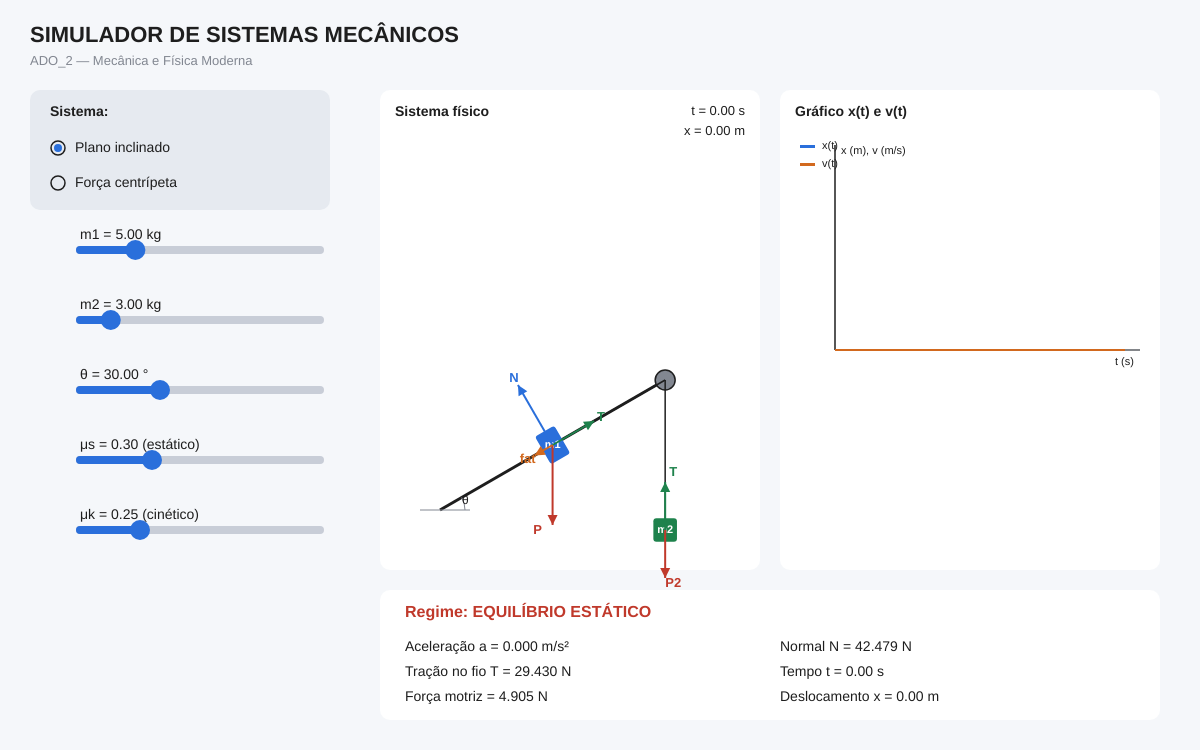
Frame 1 (no input)
Frame 60 (no input): identical to frame 1, image omitted
Frame 120 (the mouse pressed at the canvas centre since frame 60): identical to frame 1, image omitted

The p5.js sketch that drew this single still picture (run headless with seeded random() and noise() and a simulated clock; from frame 60 on, the mouse is pressed at the canvas centre):

// p5.js sketch
// ── sketch.js
// =============================================================
//  ADO_2 — Simulador de Sistemas Mecânicos (p5.js)
// =============================================================
//  Sistemas implementados:
//    (1) Plano inclinado com atrito e tração
//        - Desenho animado do sistema + gráfico x(t)/v(t)
//        - Vetores de força sobre o bloco
//    (2) Força centrípeta (MCU + carro em curva)
//
//  Controles:
//    - RadioButtons à esquerda: escolhe o sistema
//    - No sistema 3.2, um segundo menu escolhe entre MCU / carro
//    - Sliders: ajustam os parâmetros físicos
//    - Teclado: clique em um slider e use ← → ↑ ↓ (Shift = 10×)
// =============================================================

// Constante física
const G = 9.81;

// ---------------- Dimensões da janela ----------------
const LARGURA = 1200;
const ALTURA = 750;

// ---------------- Paleta de cores ----------------
const COR_FUNDO        = [245, 247, 250];
const COR_PAINEL       = [230, 234, 240];
const COR_BRANCO       = [255, 255, 255];
const COR_PRETO        = [30, 30, 30];
const COR_CINZA        = [130, 135, 145];
const COR_CINZA_CLARO  = [200, 205, 215];
const COR_AZUL         = [42, 111, 219];
const COR_LARANJA      = [210, 105, 30];
const COR_VERDE        = [30, 130, 76];
const COR_VERMELHO     = [192, 57, 43];
const COR_ROXO         = [142, 68, 173];

// ---------------- Estado global ----------------
let sistemaAtual = "plano";
let submodo32 = "mcu";
let sliderSelecionado = null;

// Parâmetros do sistema 3.1
let m1 = 5.0;
let m2 = 3.0;
let theta = 30.0;
let mu_s = 0.30;
let mu_k = 0.25;

// Parâmetros do sistema 3.2
let R_circ = 5.0;
let v_circ = 4.0;
let m_circ = 2.0;
let mu_carro = 0.60;

// Fase da animação do MCU
let faseAnim = 0.0;

// Tempo da simulação do plano inclinado
let tempoSim = 0.0;
let posicaoBloco = 0.0;   // deslocamento x(t) do bloco, em metros
let blocoParou = false;   // true quando o bloco atinge o fim da rampa

// Controles
let sliders = {};
let sliderAtivo = null;

// Comprimento total da rampa em metros (para limitar o movimento)
const COMPRIMENTO_RAMPA = 15.0;

// =============================================================
// FÍSICA — Sistema 3.1
// =============================================================
function calcularAceleracaoPlano(m1, m2, theta_deg, mu_s, mu_k) {
  const th = radians(theta_deg);
  const N = m1 * G * cos(th);
  const Fmot = m2 * G - m1 * G * sin(th);

  if (abs(Fmot) <= mu_s * N) {
    return { a: 0, regime: "EQUILÍBRIO ESTÁTICO", Fmot: Fmot, N: N };
  }
  const sinal = Math.sign(Fmot);
  const a = (Fmot - mu_k * N * sinal) / (m1 + m2);
  return { a: a, regime: "MOVIMENTO", Fmot: Fmot, N: N };
}

function calcularTracaoPlano(m2, a) {
  return m2 * (G - a);
}

// =============================================================
// FÍSICA — Sistema 3.2
// =============================================================
function calcularMCU(R, v, m) {
  const omega = R > 0 ? v / R : 0;
  const Tc = omega > 0 ? (2 * PI) / omega : 0;
  const Fc = R > 0 ? (m * v * v) / R : 0;
  return { omega: omega, periodo: Tc, Fc: Fc };
}

function calcularCarroCurva(R, m, mu) {
  const vmax = R > 0 ? sqrt(mu * G * R) : 0;
  const Fcmax = R > 0 ? (m * vmax * vmax) / R : 0;
  return { vmax: vmax, Fcmax: Fcmax };
}

// =============================================================
// SETUP
// =============================================================
function setup() {
  createCanvas(LARGURA, ALTURA);
  criarSlidersPlano();
}

// =============================================================
// SLIDERS
// =============================================================
function criarSlidersPlano() {
  sliders = {};
  sliders["m1"] = {
    x: 80, y: 250, largura: 240,
    valor: m1, min: 0.5, max: 20.0,
    nome: "m1", unidade: "kg",
  };
  sliders["m2"] = {
    x: 80, y: 320, largura: 240,
    valor: m2, min: 0.5, max: 20.0,
    nome: "m2", unidade: "kg",
  };
  sliders["theta"] = {
    x: 80, y: 390, largura: 240,
    valor: theta, min: 5.0, max: 80.0,
    nome: "θ", unidade: "°",
  };
  sliders["mu_s"] = {
    x: 80, y: 460, largura: 240,
    valor: mu_s, min: 0.0, max: 1.0,
    nome: "μs", unidade: "(estático)",
  };
  sliders["mu_k"] = {
    x: 80, y: 530, largura: 240,
    valor: mu_k, min: 0.0, max: 1.0,
    nome: "μk", unidade: "(cinético)",
  };
}

function criarSlidersMCU() {
  sliders = {};
  sliders["R_circ"] = {
    x: 80, y: 320, largura: 240,
    valor: R_circ, min: 0.5, max: 20.0,
    nome: "Raio R", unidade: "m",
  };
  sliders["v_circ"] = {
    x: 80, y: 390, largura: 240,
    valor: v_circ, min: 0.1, max: 20.0,
    nome: "Velocidade v", unidade: "m/s",
  };
  sliders["m_circ"] = {
    x: 80, y: 460, largura: 240,
    valor: m_circ, min: 0.1, max: 20.0,
    nome: "Massa m", unidade: "kg",
  };
}

function criarSlidersCarro() {
  sliders = {};
  sliders["R_circ"] = {
    x: 80, y: 320, largura: 240,
    valor: R_circ, min: 0.5, max: 50.0,
    nome: "Raio R", unidade: "m",
  };
  sliders["m_circ"] = {
    x: 80, y: 390, largura: 240,
    valor: m_circ, min: 0.1, max: 20.0,
    nome: "Massa m", unidade: "kg",
  };
  sliders["mu_carro"] = {
    x: 80, y: 460, largura: 240,
    valor: mu_carro, min: 0.05, max: 1.5,
    nome: "Atrito µ", unidade: "",
  };
}

// =============================================================
// DRAW
// =============================================================
function draw() {
  background(COR_FUNDO[0], COR_FUNDO[1], COR_FUNDO[2]);

  // Animação do MCU
  if (sistemaAtual === "centripeta") {
    let omega_atual;
    if (submodo32 === "mcu") {
      omega_atual = R_circ > 0 ? v_circ / R_circ : 0;
    } else {
      const vmax = R_circ > 0 ? sqrt(mu_carro * G * R_circ) : 0;
      omega_atual = R_circ > 0 ? vmax / R_circ : 0;
    }
    faseAnim += omega_atual * (deltaTime / 1000.0);
  }

  // Avanço do tempo no sistema do plano inclinado
  if (sistemaAtual === "plano") {
    const res = calcularAceleracaoPlano(m1, m2, theta, mu_s, mu_k);
    if (res.regime === "MOVIMENTO" && !blocoParou) {
      const dt = deltaTime / 1000.0;
      tempoSim += dt;
      // x(t) = ½·a·t² (partindo do repouso)
      posicaoBloco = 0.5 * res.a * tempoSim * tempoSim;
      if (abs(posicaoBloco) >= COMPRIMENTO_RAMPA) {
        posicaoBloco = Math.sign(posicaoBloco) * COMPRIMENTO_RAMPA;
        blocoParou = true;
      }
    }
  }

  desenharTitulo();
  desenharRadioButtons();
  desenharSubRadioButtons();
  desenharSliders();

  if (sistemaAtual === "plano") {
    desenharSistemaPlano();
  } else {
    if (submodo32 === "mcu") desenharMCU();
    else desenharCarroCurva();
  }
}

// =============================================================
// DESENHO — Cabeçalho
// =============================================================
function desenharTitulo() {
  fill(COR_PRETO[0], COR_PRETO[1], COR_PRETO[2]);
  textAlign(LEFT, TOP);
  textSize(22);
  textStyle(BOLD);
  text("SIMULADOR DE SISTEMAS MECÂNICOS", 30, 25);
  textStyle(NORMAL);
  textSize(13);
  fill(COR_CINZA[0], COR_CINZA[1], COR_CINZA[2]);
  text("ADO_2 — Mecânica e Física Moderna", 30, 55);
}

function desenharRadioButtons() {
  noStroke();
  fill(COR_PAINEL[0], COR_PAINEL[1], COR_PAINEL[2]);
  rect(30, 90, 300, 120, 10);

  fill(COR_PRETO[0], COR_PRETO[1], COR_PRETO[2]);
  textSize(14);
  textStyle(BOLD);
  text("Sistema:", 50, 105);
  textStyle(NORMAL);

  desenharOpcaoRadio(50, 140, "Plano inclinado", sistemaAtual === "plano");
  desenharOpcaoRadio(50, 175, "Força centrípeta", sistemaAtual === "centripeta");
}

function desenharSubRadioButtons() {
  if (sistemaAtual !== "centripeta") return;
  noStroke();
  fill(COR_PAINEL[0], COR_PAINEL[1], COR_PAINEL[2]);
  rect(30, 225, 300, 70, 10);

  fill(COR_PRETO[0], COR_PRETO[1], COR_PRETO[2]);
  textSize(12);
  textStyle(BOLD);
  text("Modo (3.2):", 50, 235);
  textStyle(NORMAL);

  desenharOpcaoRadio(50, 260, "MCU simples", submodo32 === "mcu");
  desenharOpcaoRadio(180, 260, "Carro em curva", submodo32 === "carro");
}

function desenharOpcaoRadio(x, y, rotulo, selecionado) {
  noFill();
  stroke(COR_PRETO[0], COR_PRETO[1], COR_PRETO[2]);
  strokeWeight(1.5);
  circle(x + 8, y + 8, 14);
  if (selecionado) {
    noStroke();
    fill(COR_AZUL[0], COR_AZUL[1], COR_AZUL[2]);
    circle(x + 8, y + 8, 8);
  }
  noStroke();
  fill(COR_PRETO[0], COR_PRETO[1], COR_PRETO[2]);
  textAlign(LEFT, CENTER);
  textSize(14);
  text(rotulo, x + 25, y + 8);
  textAlign(LEFT, TOP);
}

// =============================================================
// DESENHO — Sliders
// =============================================================
function desenharSliders() {
  for (let chave in sliders) {
    desenharSlider(sliders[chave]);
  }
}

function desenharSlider(s) {
  const chave = Object.keys(sliders).find(k => sliders[k] === s);
  const selecionado = (chave === sliderSelecionado);

  noStroke();
  fill(COR_PRETO[0], COR_PRETO[1], COR_PRETO[2]);
  textAlign(LEFT, TOP);
  textSize(14);
  text(s.nome + " = " + s.valor.toFixed(2) + " " + s.unidade, s.x, s.y - 22);

  if (selecionado) {
    noFill();
    stroke(COR_AZUL[0], COR_AZUL[1], COR_AZUL[2]);
    strokeWeight(1.5);
    rect(s.x - 15, s.y - 35, s.largura + 30, 50, 6);
  }

  stroke(COR_CINZA_CLARO[0], COR_CINZA_CLARO[1], COR_CINZA_CLARO[2]);
  strokeWeight(8);
  strokeCap(ROUND);
  line(s.x, s.y, s.x + s.largura, s.y);

  const prop = constrain((s.valor - s.min) / (s.max - s.min), 0, 1);
  const px = s.x + prop * s.largura;
  stroke(COR_AZUL[0], COR_AZUL[1], COR_AZUL[2]);
  line(s.x, s.y, px, s.y);

  noStroke();
  fill(COR_AZUL[0], COR_AZUL[1], COR_AZUL[2]);
  circle(px, s.y, 20);

  strokeCap(SQUARE);
}

// =============================================================
// DESENHO — Sistema 3.1
// =============================================================
function desenharSistemaPlano() {
  const res = calcularAceleracaoPlano(m1, m2, theta, mu_s, mu_k);
  const a = res.a;
  const regime = res.regime;
  const Fmot = res.Fmot;
  const N = res.N;
  const T = calcularTracaoPlano(m2, a);

  // ===============================
  // Área 1 — desenho animado (esquerda)
  // ===============================
  const dx = 380, dy = 90, dw = 380, dh = 480;

  noStroke();
  fill(COR_BRANCO[0], COR_BRANCO[1], COR_BRANCO[2]);
  rect(dx, dy, dw, dh, 10);

  fill(COR_PRETO[0], COR_PRETO[1], COR_PRETO[2]);
  textAlign(LEFT, TOP);
  textSize(14);
  textStyle(BOLD);
  text("Sistema físico", dx + 15, dy + 15);
  textStyle(NORMAL);

  // ----- Pontos-chave do desenho -----
  const rampaBaseX = dx + 60;
  const rampaBaseY = dy + dh - 60;

  const thetaVisual = Math.min(theta, 45);
  const rampaComp = 260;

  const rampaTopoX = rampaBaseX + rampaComp * cos(radians(thetaVisual));
  const rampaTopoY = rampaBaseY - rampaComp * sin(radians(thetaVisual));

  // ----- Rampa -----
  stroke(COR_PRETO[0], COR_PRETO[1], COR_PRETO[2]);
  strokeWeight(3);
  line(rampaBaseX, rampaBaseY, rampaTopoX, rampaTopoY);

  // Chão
  stroke(COR_CINZA[0], COR_CINZA[1], COR_CINZA[2]);
  strokeWeight(1);
  line(rampaBaseX - 20, rampaBaseY, rampaBaseX + 30, rampaBaseY);

  // Arco do ângulo θ
  noFill();
  stroke(COR_CINZA[0], COR_CINZA[1], COR_CINZA[2]);
  arc(rampaBaseX, rampaBaseY, 50, 50, -radians(thetaVisual), 0);
  noStroke();
  fill(COR_PRETO[0], COR_PRETO[1], COR_PRETO[2]);
  textSize(12);
  text("θ", rampaBaseX + 22, rampaBaseY - 15);

  // ----- Posição do bloco ao longo da rampa -----
  const fracao = constrain(posicaoBloco / COMPRIMENTO_RAMPA, 0, 1);
  const direcao = Math.sign(a) || 0;

  let posFrac;
  if (direcao > 0) posFrac = fracao;
  else if (direcao < 0) posFrac = -fracao;
  else posFrac = 0;

  const blocoX = rampaBaseX + (rampaTopoX - rampaBaseX) * constrain(0.5 + posFrac * 0.5, 0.05, 0.95);
  const blocoY = rampaBaseY + (rampaTopoY - rampaBaseY) * constrain(0.5 + posFrac * 0.5, 0.05, 0.95);

  // ----- Polia no topo -----
  const poliaX = rampaTopoX;
  const poliaY = rampaTopoY;
  fill(COR_CINZA[0], COR_CINZA[1], COR_CINZA[2]);
  stroke(COR_PRETO[0], COR_PRETO[1], COR_PRETO[2]);
  strokeWeight(1.5);
  circle(poliaX, poliaY, 20);

  // ----- Massa m2 suspensa -----
  const m2BaseY = poliaY + 150;
  let m2Y;
  if (direcao > 0) m2Y = m2BaseY + fracao * 100;
  else if (direcao < 0) m2Y = m2BaseY - fracao * 100;
  else m2Y = m2BaseY;
  m2Y = constrain(m2Y, poliaY + 40, poliaY + 250);

  // ----- Fio -----
  stroke(COR_PRETO[0], COR_PRETO[1], COR_PRETO[2]);
  strokeWeight(1.5);
  line(blocoX, blocoY, poliaX, poliaY);
  line(poliaX, poliaY, poliaX, m2Y);

  // ----- Bloco m1 -----
  noStroke();
  fill(COR_AZUL[0], COR_AZUL[1], COR_AZUL[2]);
  const tamBloco = 26 + m1 * 1.2;
  rectMode(CENTER);
  push();
  translate(blocoX, blocoY);
  rotate(radians(60));
  rect(0, 0, tamBloco, tamBloco * 0.7, 3);
  pop();
  rectMode(CORNER);

  fill(COR_BRANCO[0], COR_BRANCO[1], COR_BRANCO[2]);
  textAlign(CENTER, CENTER);
  textSize(11);
  textStyle(BOLD);
  text("m1", blocoX, blocoY);
  textStyle(NORMAL);
  textAlign(LEFT, TOP);

  // ----- Massa m2 -----
  noStroke();
  fill(COR_VERDE[0], COR_VERDE[1], COR_VERDE[2]);
  const tamM2 = 20 + m2 * 1.2;
  rectMode(CENTER);
  rect(poliaX, m2Y, tamM2, tamM2, 3);
  rectMode(CORNER);

  fill(COR_BRANCO[0], COR_BRANCO[1], COR_BRANCO[2]);
  textAlign(CENTER, CENTER);
  textSize(11);
  textStyle(BOLD);
  text("m2", poliaX, m2Y);
  textStyle(NORMAL);
  textAlign(LEFT, TOP);

  // ===============================
  // VETORES DE FORÇA sobre m1
  // ===============================
  // Fator de escala: pixels por Newton.
  // Usamos uma referência dinâmica para as setas não ficarem gigantes
  // quando o peso é grande. Normalizamos pelo maior módulo de força.
  const pesoM1 = m1 * G;
  const pesoM2 = m2 * G;
  const atritoMag = (abs(a) > 1e-6) ? mu_k * N : mu_s * N;

  const forcaMax = Math.max(pesoM1, N, T, atritoMag, pesoM2, 1);
  // 80 pixels é o comprimento máximo de uma seta
  const fatorSeta = 80 / forcaMax;

  const angRampa = radians(thetaVisual);
  const uxRampa = cos(angRampa);
  const uyRampa = -sin(angRampa);
  const uxNormal = cos(angRampa + PI / 2);
  const uyNormal = - sin(angRampa + PI / 2);

  // --- Peso P (vermelho, vertical para baixo) ---
  const pPeso = pesoM1 * fatorSeta;
  desenharSeta(
    blocoX, blocoY,
    blocoX, blocoY + pPeso,
    COR_VERMELHO
  );
  desenharRotuloVetor(blocoX - 15, blocoY + pPeso + 5, "P", COR_VERMELHO);

  // --- Normal N (azul, perpendicular à rampa para fora) ---
  const pNormal = N * fatorSeta;
  desenharSeta(
    blocoX, blocoY,
    blocoX + pNormal * uxNormal,
    blocoY + pNormal * uyNormal,
    COR_AZUL
  );
  desenharRotuloVetor(
    blocoX + pNormal * uxNormal + 8 * uxNormal,
    blocoY + pNormal * uyNormal + 8 * uyNormal,
    "N", COR_AZUL
  );

  // --- Tração T (verde, ao longo do fio, em direção à polia) ---
  const angFio = atan2(poliaY - blocoY, poliaX - blocoX);
  const pTracao = T * fatorSeta;
  desenharSeta(
    blocoX, blocoY,
    blocoX + pTracao * cos(angFio),
    blocoY + pTracao * sin(angFio),
    COR_VERDE
  );
  desenharRotuloVetor(
    blocoX + pTracao * cos(angFio) + 8 * cos(angFio),
    blocoY + pTracao * sin(angFio) + 8 * sin(angFio),
    "T", COR_VERDE
  );

  // --- Atrito fat (laranja, ao longo da rampa, oposto ao movimento) ---
  if (atritoMag > 0.1) {
    const pAtrito = atritoMag * fatorSeta;
    // Direção do atrito: oposta à tentativa de movimento do bloco.
    // Se a > 0 (m1 sobe), atrito aponta para baixo (oposto ao uxRampa).
    // Se a < 0 (m1 desce), atrito aponta para cima (igual ao uxRampa).
    // Em equilíbrio, o atrito se opõe à força motriz.
    let sinalAtrito;
    if (abs(a) > 1e-6) {
      sinalAtrito = (a > 0) ? -1 : 1;
    } else {
      // Equilíbrio: atrito equilibra F_motriz
      sinalAtrito = (Fmot > 0) ? -1 : 1;
    }
    desenharSeta(
      blocoX, blocoY,
      blocoX + sinalAtrito * pAtrito * uxRampa,
      blocoY + sinalAtrito * pAtrito * uyRampa,
      COR_LARANJA
    );
    desenharRotuloVetor(
      blocoX + sinalAtrito * pAtrito * uxRampa + 8 * sinalAtrito * uxRampa,
      blocoY + sinalAtrito * pAtrito * uyRampa + 8 * sinalAtrito * uyRampa,
      "fat", COR_LARANJA
    );
  }

  // ===============================
  // VETORES DE FORÇA sobre m2
  // ===============================
  // --- Tração T (verde, para cima) ---
  const pTracaoM2 = T * fatorSeta;
  desenharSeta(
    poliaX, m2Y,
    poliaX, m2Y - pTracaoM2,
    COR_VERDE
  );
  desenharRotuloVetor(poliaX + 8, m2Y - pTracaoM2 - 10, "T", COR_VERDE);

  // --- Peso P2 (vermelho, para baixo) ---
  const pPesoM2 = pesoM2 * fatorSeta;
  desenharSeta(
    poliaX, m2Y,
    poliaX, m2Y + pPesoM2,
    COR_VERMELHO
  );
  desenharRotuloVetor(poliaX + 8, m2Y + pPesoM2 + 5, "P2", COR_VERMELHO);

  // ----- Cronômetro -----
  fill(COR_PRETO[0], COR_PRETO[1], COR_PRETO[2]);
  textAlign(RIGHT, TOP);
  textSize(13);
  text("t = " + tempoSim.toFixed(2) + " s", dx + dw - 15, dy + 15);
  text("x = " + posicaoBloco.toFixed(2) + " m", dx + dw - 15, dy + 35);
  textAlign(LEFT, TOP);

  // ===============================
  // Área 2 — gráfico x(t)/v(t)
  // ===============================
  const gx = 780, gy = 90, gw = 380, gh = 480;

  noStroke();
  fill(COR_BRANCO[0], COR_BRANCO[1], COR_BRANCO[2]);
  rect(gx, gy, gw, gh, 10);

  fill(COR_PRETO[0], COR_PRETO[1], COR_PRETO[2]);
  textAlign(LEFT, TOP);
  textSize(14);
  textStyle(BOLD);
  text("Gráfico x(t) e v(t)", gx + 15, gy + 15);
  textStyle(NORMAL);

  const origemX = gx + 55;
  const origemY = gy + gh / 2 + 20;

  stroke(COR_PRETO[0], COR_PRETO[1], COR_PRETO[2]);
  strokeWeight(1.5);
  line(origemX, origemY, gx + gw - 20, origemY);
  line(origemX, origemY, origemX, gy + 55);

  noStroke();
  fill(COR_PRETO[0], COR_PRETO[1], COR_PRETO[2]);
  textSize(11);
  text("t (s)", gx + gw - 45, origemY + 6);
  text("x (m), v (m/s)", origemX + 6, gy + 55);

  const tMax = (regime === "MOVIMENTO" && !blocoParou)
    ? Math.max(tempoSim + 1, 3)
    : 5.0;

  const nPts = 200;
  const tArr = [];
  for (let i = 0; i <= nPts; i++) tArr.push(tMax * i / nPts);

  const xArr = tArr.map(t => 0.5 * a * t * t);
  const vArr = tArr.map(t => a * t);

  let maxAbs = 2;
  for (let i = 0; i < tArr.length; i++) {
    maxAbs = Math.max(maxAbs, abs(xArr[i]), abs(vArr[i]));
  }
  maxAbs = Math.min(maxAbs, COMPRIMENTO_RAMPA * 2);

  const escalaY = (gh - 130) / (2 * maxAbs);
  const escalaX = (gw - 90) / tMax;

  stroke(COR_CINZA_CLARO[0], COR_CINZA_CLARO[1], COR_CINZA_CLARO[2]);
  strokeWeight(0.8);
  line(origemX, origemY, gx + gw - 20, origemY);

  noFill();
  stroke(COR_AZUL[0], COR_AZUL[1], COR_AZUL[2]);
  strokeWeight(2);
  beginShape();
  for (let i = 0; i < tArr.length; i++) {
    const py = origemY - xArr[i] * escalaY;
    if (py > gy + 55 && py < gy + gh - 20) {
      vertex(origemX + tArr[i] * escalaX, py);
    }
  }
  endShape();

  stroke(COR_LARANJA[0], COR_LARANJA[1], COR_LARANJA[2]);
  strokeWeight(2);
  beginShape();
  for (let i = 0; i < tArr.length; i++) {
    const py = origemY - vArr[i] * escalaY;
    if (py > gy + 55 && py < gy + gh - 20) {
      vertex(origemX + tArr[i] * escalaX, py);
    }
  }
  endShape();

  if (regime === "MOVIMENTO" && tempoSim <= tMax) {
    const pxAtual = origemX + tempoSim * escalaX;
    stroke(COR_PRETO[0], COR_PRETO[1], COR_PRETO[2]);
    strokeWeight(1);
    drawingContext.setLineDash([3, 3]);
    line(pxAtual, gy + 55, pxAtual, origemY);
    drawingContext.setLineDash([]);
  }

  const lx = gx + 20;
  const ly = gy + 55;
  noStroke();
  fill(COR_AZUL[0], COR_AZUL[1], COR_AZUL[2]);
  rect(lx, ly, 15, 3);
  fill(COR_PRETO[0], COR_PRETO[1], COR_PRETO[2]);
  textSize(11);
  textAlign(LEFT, CENTER);
  text("x(t)", lx + 22, ly + 1);
  fill(COR_LARANJA[0], COR_LARANJA[1], COR_LARANJA[2]);
  rect(lx, ly + 18, 15, 3);
  fill(COR_PRETO[0], COR_PRETO[1], COR_PRETO[2]);
  text("v(t)", lx + 22, ly + 19);
  textAlign(LEFT, TOP);

  // ===============================
  // Painel numérico inferior
  // ===============================
  const px = 380, py = 590, pw = 780, ph = 130;
  fill(COR_BRANCO[0], COR_BRANCO[1], COR_BRANCO[2]);
  rect(px, py, pw, ph, 10);

  const corRegime = regime === "EQUILÍBRIO ESTÁTICO" ? COR_VERMELHO : COR_VERDE;
  noStroke();
  fill(corRegime[0], corRegime[1], corRegime[2]);
  textSize(16);
  textStyle(BOLD);
  textAlign(LEFT, TOP);
  text("Regime: " + regime, px + 25, py + 15);
  textStyle(NORMAL);

  fill(COR_PRETO[0], COR_PRETO[1], COR_PRETO[2]);
  textSize(14);
  text("Aceleração a = " + a.toFixed(3) + " m/s²", px + 25, py + 50);
  text("Tração no fio T = " + T.toFixed(3) + " N", px + 25, py + 75);
  text("Força motriz = " + Fmot.toFixed(3) + " N", px + 25, py + 100);

  text("Normal N = " + N.toFixed(3) + " N", px + 400, py + 50);
  text("Tempo t = " + tempoSim.toFixed(2) + " s", px + 400, py + 75);
  text("Deslocamento x = " + posicaoBloco.toFixed(2) + " m", px + 400, py + 100);
}

// Helper de legenda
function desenharTextoLegenda(x, y, cor, texto) {
  noStroke();
  fill(cor[0], cor[1], cor[2]);
  rect(x, y + 6, 14, 3);
  fill(COR_PRETO[0], COR_PRETO[1], COR_PRETO[2]);
  textAlign(LEFT, CENTER);
  textSize(11);
  text(texto, x + 20, y + 7);
  textAlign(LEFT, TOP);
}

// =============================================================
// DESENHO — Sistema 3.2 — MCU
// =============================================================
function desenharMCU() {
  const fisica = calcularMCU(R_circ, v_circ, m_circ);

  const gx = 380, gy = 90, gw = 780, gh = 480;

  noStroke();
  fill(COR_BRANCO[0], COR_BRANCO[1], COR_BRANCO[2]);
  rect(gx, gy, gw, gh, 10);

  const cx = gx + gw / 2;
  const cy = gy + gh / 2;
  const margem = 60;
  const escala = (min(gw, gh) / 2 - margem) / max(R_circ, 1);
  const Rp = R_circ * escala;

  noFill();
  stroke(COR_CINZA_CLARO[0], COR_CINZA_CLARO[1], COR_CINZA_CLARO[2]);
  strokeWeight(2);
  circle(cx, cy, 2 * Rp);

  const px = cx + Rp * cos(faseAnim);
  const py = cy + Rp * sin(faseAnim);
  stroke(COR_CINZA[0], COR_CINZA[1], COR_CINZA[2]);
  strokeWeight(1);
  drawingContext.setLineDash([5, 5]);
  line(cx, cy, px, py);
  drawingContext.setLineDash([]);

  noStroke();
  fill(COR_PRETO[0], COR_PRETO[1], COR_PRETO[2]);
  circle(cx, cy, 8);

  desenharSeta(px, py, cx, cy, COR_VERDE);

  noStroke();
  fill(COR_VERMELHO[0], COR_VERMELHO[1], COR_VERMELHO[2]);
  circle(px, py, 22);
  fill(COR_PRETO[0], COR_PRETO[1], COR_PRETO[2]);
  circle(px, py, 22);
  noStroke();
  fill(COR_VERMELHO[0], COR_VERMELHO[1], COR_VERMELHO[2]);
  circle(px, py, 18);

  fill(COR_PRETO[0], COR_PRETO[1], COR_PRETO[2]);
  textAlign(LEFT, TOP);
  textSize(12);
  text("x (m)", gx + gw - 55, cy + 10);
  text("y (m)", cx + 10, gy + 15);

  const pxPanel = 380, pyPanel = 590, pwPanel = 780, phPanel = 130;
  fill(COR_BRANCO[0], COR_BRANCO[1], COR_BRANCO[2]);
  rect(pxPanel, pyPanel, pwPanel, phPanel, 10);

  noStroke();
  fill(COR_VERDE[0], COR_VERDE[1], COR_VERDE[2]);
  textSize(16);
  textStyle(BOLD);
  textAlign(LEFT, TOP);
  text("Movimento Circular Uniforme (MCU)", pxPanel + 25, pyPanel + 20);
  textStyle(NORMAL);

  fill(COR_PRETO[0], COR_PRETO[1], COR_PRETO[2]);
  textSize(14);
  text("Raio R = " + R_circ.toFixed(2) + " m", pxPanel + 25, pyPanel + 55);
  text("Velocidade v = " + v_circ.toFixed(2) + " m/s", pxPanel + 25, pyPanel + 80);
  text("Massa m = " + m_circ.toFixed(2) + " kg", pxPanel + 25, pyPanel + 105);

  text("Vel. angular ω = " + fisica.omega.toFixed(3) + " rad/s", pxPanel + 420, pyPanel + 55);
  text("Força centrípeta F_c = " + fisica.Fc.toFixed(3) + " N", pxPanel + 420, pyPanel + 80);
  text("Período T = " + fisica.periodo.toFixed(3) + " s", pxPanel + 420, pyPanel + 105);
}

// =============================================================
// DESENHO — Sistema 3.2 — Carro em curva
// =============================================================
function desenharCarroCurva() {
  const fisica = calcularCarroCurva(R_circ, m_circ, mu_carro);

  const gx = 380, gy = 90, gw = 780, gh = 480;

  noStroke();
  fill(COR_BRANCO[0], COR_BRANCO[1], COR_BRANCO[2]);
  rect(gx, gy, gw, gh, 10);

  const cx = gx + gw / 2;
  const cy = gy + gh / 2;
  const margem = 60;
  const escala = (min(gw, gh) / 2 - margem) / max(R_circ, 1);
  const Rp = R_circ * escala;

  noFill();
  stroke(COR_CINZA[0], COR_CINZA[1], COR_CINZA[2]);
  strokeWeight(14);
  circle(cx, cy, 2 * Rp);
  stroke(COR_BRANCO[0], COR_BRANCO[1], COR_BRANCO[2]);
  strokeWeight(2);
  circle(cx, cy, 2 * Rp);

  const px = cx + Rp * cos(faseAnim);
  const py = cy + Rp * sin(faseAnim);
  stroke(COR_CINZA[0], COR_CINZA[1], COR_CINZA[2]);
  strokeWeight(1);
  drawingContext.setLineDash([5, 5]);
  line(cx, cy, px, py);
  drawingContext.setLineDash([]);

  noStroke();
  fill(COR_PRETO[0], COR_PRETO[1], COR_PRETO[2]);
  circle(cx, cy, 8);

  desenharSeta(px, py, cx, cy, COR_VERDE);

  noStroke();
  fill(COR_VERMELHO[0], COR_VERMELHO[1], COR_VERMELHO[2]);
  rectMode(CENTER);
  rect(px, py, 22, 22, 4);
  rectMode(CORNER);

  fill(COR_PRETO[0], COR_PRETO[1], COR_PRETO[2]);
  textAlign(LEFT, TOP);
  textSize(12);
  text("x (m)", gx + gw - 55, cy + 10);
  text("y (m)", cx + 10, gy + 15);

  const pxPanel = 380, pyPanel = 590, pwPanel = 780, phPanel = 130;
  fill(COR_BRANCO[0], COR_BRANCO[1], COR_BRANCO[2]);
  rect(pxPanel, pyPanel, pwPanel, phPanel, 10);

  noStroke();
  fill(COR_VERDE[0], COR_VERDE[1], COR_VERDE[2]);
  textSize(16);
  textStyle(BOLD);
  textAlign(LEFT, TOP);
  text("Carro em curva plana (atrito estático)", pxPanel + 25, pyPanel + 20);
  textStyle(NORMAL);

  fill(COR_PRETO[0], COR_PRETO[1], COR_PRETO[2]);
  textSize(14);
  text("Raio R = " + R_circ.toFixed(2) + " m", pxPanel + 25, pyPanel + 55);
  text("Massa m = " + m_circ.toFixed(2) + " kg", pxPanel + 25, pyPanel + 80);
  text("Atrito µ = " + mu_carro.toFixed(2), pxPanel + 25, pyPanel + 105);

  text("v_max (sem derrapar) = " + fisica.vmax.toFixed(3) + " m/s", pxPanel + 420, pyPanel + 55);
  text("F_c máx = " + fisica.Fcmax.toFixed(3) + " N", pxPanel + 420, pyPanel + 80);
  text("v_max = √(µ · g · R)", pxPanel + 420, pyPanel + 105);
}

// =============================================================
// Helper: seta
// =============================================================
function desenharSeta(x1, y1, x2, y2, cor) {
  // Se o vetor for muito curto, ignora
  if (dist(x1, y1, x2, y2) < 3) return;

  push();
  stroke(cor[0], cor[1], cor[2]);
  strokeWeight(2);
  fill(cor[0], cor[1], cor[2]);
  line(x1, y1, x2, y2);

  const ang = atan2(y2 - y1, x2 - x1);
  const tamCabeca = 10;

  push();
  translate(x2, y2);
  rotate(ang);
  noStroke();
  triangle(0, 0, -tamCabeca, -tamCabeca * 0.5, -tamCabeca, tamCabeca * 0.5);
  pop();

  pop();
}

function desenharRotuloVetor(x, y, texto, cor) {
  push();
  noStroke();
  fill(cor[0], cor[1], cor[2]);
  textAlign(CENTER, CENTER);
  textSize(13);
  textStyle(BOLD);
  text(texto, x, y);
  textStyle(NORMAL);
  pop();
}

// =============================================================
// EVENTOS DE MOUSE
// =============================================================
function mousePressed() {
  // RadioButtons do sistema
  if (mouseX >= 50 && mouseX <= 250 && mouseY >= 130 && mouseY <= 155) {
    sistemaAtual = "plano";
    criarSlidersPlano();
    sliderSelecionado = null;
    resetarAnimacaoPlano();
    return;
  }
  if (mouseX >= 50 && mouseX <= 250 && mouseY >= 165 && mouseY <= 195) {
    sistemaAtual = "centripeta";
    if (submodo32 === "mcu") criarSlidersMCU();
    else criarSlidersCarro();
    sliderSelecionado = null;
    return;
  }

  // SubRadioButtons
  if (sistemaAtual === "centripeta") {
    if (mouseX >= 50 && mouseX <= 170 && mouseY >= 250 && mouseY <= 280) {
      submodo32 = "mcu";
      criarSlidersMCU();
      sliderSelecionado = null;
      return;
    }
    if (mouseX >= 180 && mouseX <= 320 && mouseY >= 250 && mouseY <= 280) {
      submodo32 = "carro";
      criarSlidersCarro();
      sliderSelecionado = null;
      return;
    }
  }

  // Sliders
  for (let chave in sliders) {
    const s = sliders[chave];
    if (mouseX >= s.x - 10 && mouseX <= s.x + s.largura + 10
        && abs(mouseY - s.y) <= 20) {
      sliderAtivo = chave;
      sliderSelecionado = chave;
      atualizarValorSlider(s, mouseX);
      return;
    }
  }
}

function mouseDragged() {
  if (sliderAtivo !== null) {
    const s = sliders[sliderAtivo];
    atualizarValorSlider(s, mouseX);
    resetarAnimacaoPlano();
  }
}

function mouseReleased() {
  sliderAtivo = null;
}

// =============================================================
// TECLADO
// =============================================================
function keyPressed() {
  if (sliderSelecionado === null || !(sliderSelecionado in sliders)) {
    const chaves = Object.keys(sliders);
    if (chaves.length > 0) sliderSelecionado = chaves[0];
    else return;
  }

  const s = sliders[sliderSelecionado];
  if (!s) return;

  let passo = 0.01;
  if (keyIsDown(SHIFT)) passo *= 10;
  const passoGrande = passo * 10;

  if (keyCode === LEFT_ARROW) {
    s.valor = constrain(s.valor - passo, s.min, s.max);
  } else if (keyCode === RIGHT_ARROW) {
    s.valor = constrain(s.valor + passo, s.min, s.max);
  } else if (keyCode === DOWN_ARROW) {
    s.valor = constrain(s.valor - passoGrande, s.min, s.max);
  } else if (keyCode === UP_ARROW) {
    s.valor = constrain(s.valor + passoGrande, s.min, s.max);
  } else if (keyCode === TAB) {
    const chaves = Object.keys(sliders);
    const idx = chaves.indexOf(sliderSelecionado);
    sliderSelecionado = chaves[(idx + 1) % chaves.length];
    return false;
  } else {
    return;
  }

  aplicarValorGlobal(s);
  resetarAnimacaoPlano();
}

function aplicarValorGlobal(s) {
  if (s === sliders["m1"])        m1 = s.valor;
  if (s === sliders["m2"])        m2 = s.valor;
  if (s === sliders["theta"])     theta = s.valor;
  if (s === sliders["mu_s"])      mu_s = s.valor;
  if (s === sliders["mu_k"])      mu_k = s.valor;
  if (s === sliders["R_circ"])    R_circ = s.valor;
  if (s === sliders["v_circ"])    v_circ = s.valor;
  if (s === sliders["m_circ"])    m_circ = s.valor;
  if (s === sliders["mu_carro"])  mu_carro = s.valor;
}

function atualizarValorSlider(s, mx) {
  const prop = constrain((mx - s.x) / s.largura, 0, 1);
  s.valor = s.min + prop * (s.max - s.min);
  aplicarValorGlobal(s);
}

// =============================================================
// RESET da animação do plano inclinado
// =============================================================
function resetarAnimacaoPlano() {
  tempoSim = 0.0;
  posicaoBloco = 0.0;
  blocoParou = false;
}
